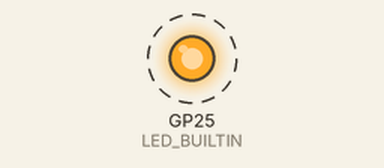
This sketch was run on a simulated Raspberry Pi Pico. On the bench: output pins drawn as LEDs (lit = HIGH). Dashed ring = blinking. What the sketch prints to the serial monitor is not drawn.

Above: at 0.12 s.
Timing chart, 0 to 3.0 s (numbered marks = the images above):
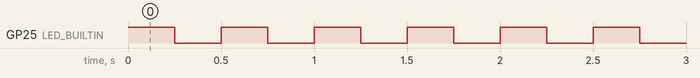

The sketch:

blink_w.ino
```cpp
// PLAN 2.3 "done when a blink sketch runs": first power-up of the Pico 2 W over USB, nothing else connected.
// The W's LED hangs off the wireless chip, so THIS sketch alone is built for rpipico2w (the core starts the
// chip for it); the real firmware is built for the plain Pico 2 and leaves the radio off (firmware/build.sh).
//   arduino-cli compile --fqbn rp2040:rp2040:rpipico2w firmware/bringup/blink_w -u -p /dev/cu.usbmodemXXXX
// First upload: hold BOOTSEL while plugging in USB; the Pico appears as a drive and arduino-cli finds it.
void setup() {
    pinMode(LED_BUILTIN, OUTPUT);
    Serial.begin(115200);
}

void loop() {
    static uint32_t n = 0;
    digitalWrite(LED_BUILTIN, HIGH); delay(250);
    digitalWrite(LED_BUILTIN, LOW);  delay(250);
    Serial.printf("blink %lu: RP2350 at %lu MHz\n", (unsigned long)++n, (unsigned long)(rp2040.f_cpu() / 1000000));
}
```

Measured:
- by itself, GP25 (LED_BUILTIN): alternates HIGH for 0.25 s and LOW for 0.25 s
